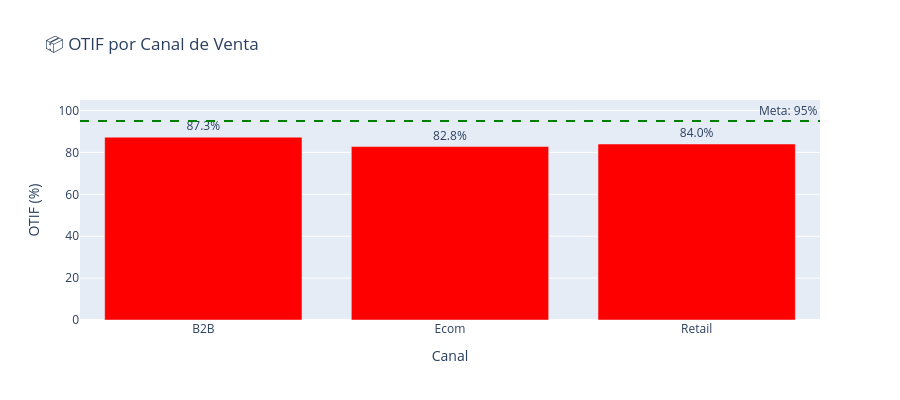

Source (notebook cell):
### Markdown cell above
---

## 🔢 Paso 2: KPI 1 - OTIF (On-Time In-Full)

**Definición**: % de órdenes entregadas completas y a tiempo.

**Fórmula**: `OTIF = (Órdenes On-Time AND In-Full / Total Órdenes) × 100`

**Meta típica**: > 95% (clase mundial), > 85% (promedio industria)

**Impacto**: Satisfacción del cliente, reducción de reclamos, retención de contratos.

### Code cell
# Simular métricas de entrega basadas en patrones realistas de supply chain
# En producción, estos datos vendrían del TMS (Transportation Management System)

# OTIF varía por canal: B2B más estable, Ecom más variable, Retail intermedio
np.random.seed(42)  # Para reproducibilidad
otif_probabilities = {
    'B2B': 0.94,      # Clientes empresariales: entregas más predecibles
    'Retail': 0.91,   # Tiendas retail: volumen medio, cumplimiento medio
    'Ecom': 0.89      # E-commerce: alta variabilidad, última milla compleja
}

# Asignar OTIF basado en canal con distribución realista
orders['delivered_on_time'] = orders['channel'].apply(
    lambda c: np.random.random() < otif_probabilities.get(c, 0.92)
)

# Entregas incompletas: más común en productos de alta rotación (quiebres de stock)
# Productos Electronics tienen más quiebres (15%) vs. Household (5%)
stockout_prob = orders['category'].map({'Electronics': 0.12, 'Household': 0.05, 'Food': 0.08}).fillna(0.07)
orders['delivered_complete'] = np.random.random(len(orders)) > stockout_prob

# Calcular OTIF
orders['otif'] = orders['delivered_on_time'] & orders['delivered_complete']
otif_rate = orders['otif'].mean() * 100

print(f"📊 OTIF Global: {otif_rate:.1f}%")
print(f"   On-Time Rate: {orders['delivered_on_time'].mean()*100:.1f}%")
print(f"   In-Full Rate: {orders['delivered_complete'].mean()*100:.1f}%")

# OTIF por canal
otif_by_channel = orders.groupby('channel')['otif'].mean() * 100
print(f"\n📦 OTIF por Canal:")
for channel, rate in otif_by_channel.items():
    print(f"   {channel}: {rate:.1f}%")

fig = go.Figure()
fig.add_trace(go.Bar(
    x=otif_by_channel.index,
    y=otif_by_channel.values,
    marker_color=['green' if x >= 95 else 'orange' if x >= 90 else 'red' for x in otif_by_channel.values],
    text=[f"{v:.1f}%" for v in otif_by_channel.values],
    textposition='outside'
))
fig.add_hline(y=95, line_dash="dash", line_color="green", annotation_text="Meta: 95%")
fig.update_layout(
    title="📦 OTIF por Canal de Venta",
    xaxis_title="Canal",
    yaxis_title="OTIF (%)",
    height=400
)
fig.show()

### Figure 1 — Plotly figure (JSON) as saved in the notebook; plotly's stock layout.template omitted (floating-point values rounded to 4 significant figures)
{"data": [{"marker": {"color": ["red", "red", "red"]}, "text": ["87.3%", "82.8%", "84.0%"], "textposition": "outside", "type": "bar", "x": ["B2B", "Ecom", "Retail"], "y": [87.29, 82.78, 84.02]}], "layout": {"annotations": [{"showarrow": false, "text": "Meta: 95%", "x": 1, "xanchor": "right", "xref": "x domain", "y": 95, "yanchor": "bottom", "yref": "y"}], "height": 400, "shapes": [{"line": {"color": "green", "dash": "dash"}, "type": "line", "x0": 0, "x1": 1, "xref": "x domain", "y0": 95, "y1": 95, "yref": "y"}], "title": {"text": "📦 OTIF por Canal de Venta"}, "xaxis": {"title": {"text": "Canal"}}, "yaxis": {"title": {"text": "OTIF (%)"}}}}
